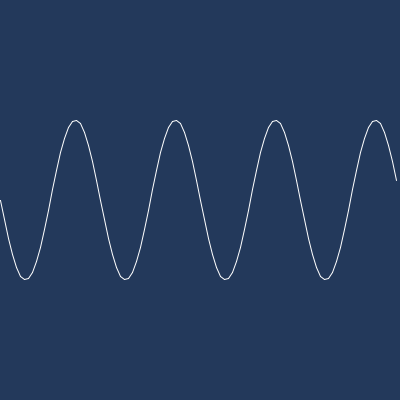
Frame 1 (no input)
Frame 60 (the mouse pressed at the canvas centre just before this capture): identical to frame 1, image omitted
Frame 120 (the mouse held since frame 60 and released just before this capture): identical to frame 1, image omitted

The Processing sketch that drew this single still picture (run headless with seeded random() and noise(); from frame 60 on, the mouse is pressed at the canvas centre):

// Processing sketch: sketch_190423a
// ── sketch_190423a.pde
float a = 0;

//Random Color select
color[] PALLATE = {#30bced, #d16014, #e3e4db, #23395b, #050401};
//color[] PALLATE = {#26547c, #ef476f, #ffd166, #23af82, #fcfcfc};
//color[] PALLATE = {#a0006b, #ffb533, #f95c41, #9ec630, #ff959b};
float randCol = random(0, PALLATE.length);

void setup(){
  size (400, 400);
  stroke(#ffffff);
  //noLoop();
  //background(PALLATE[int(randCol)]);
};

void draw(){
  //noFill();
  background(PALLATE[int(randCol)]);
  
  float a = 0.0;
  float inc = TWO_PI/25.0;
  float prev_x = 0, prev_y = width/2, x, y;
  
  for(int i=0; i<width; i=i+4) {
    x = i;
    y = width/2 + sin(a) * 80.0;
    line(prev_x, prev_y, x, y);
    prev_x = x;
    prev_y = y;
    a = a + inc;
  }
}
